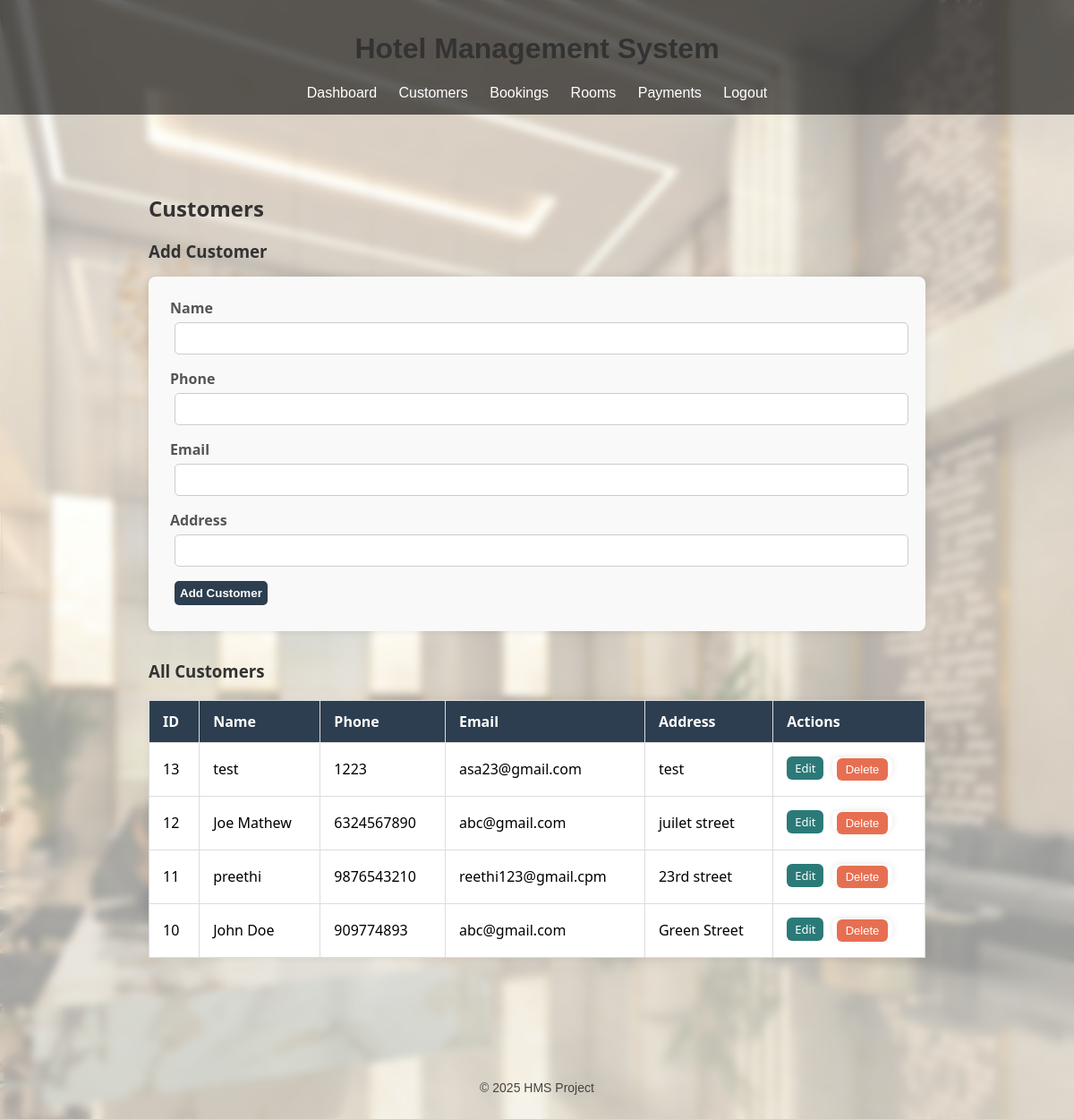
The page /customers (signed in) on the database as committed earlier.
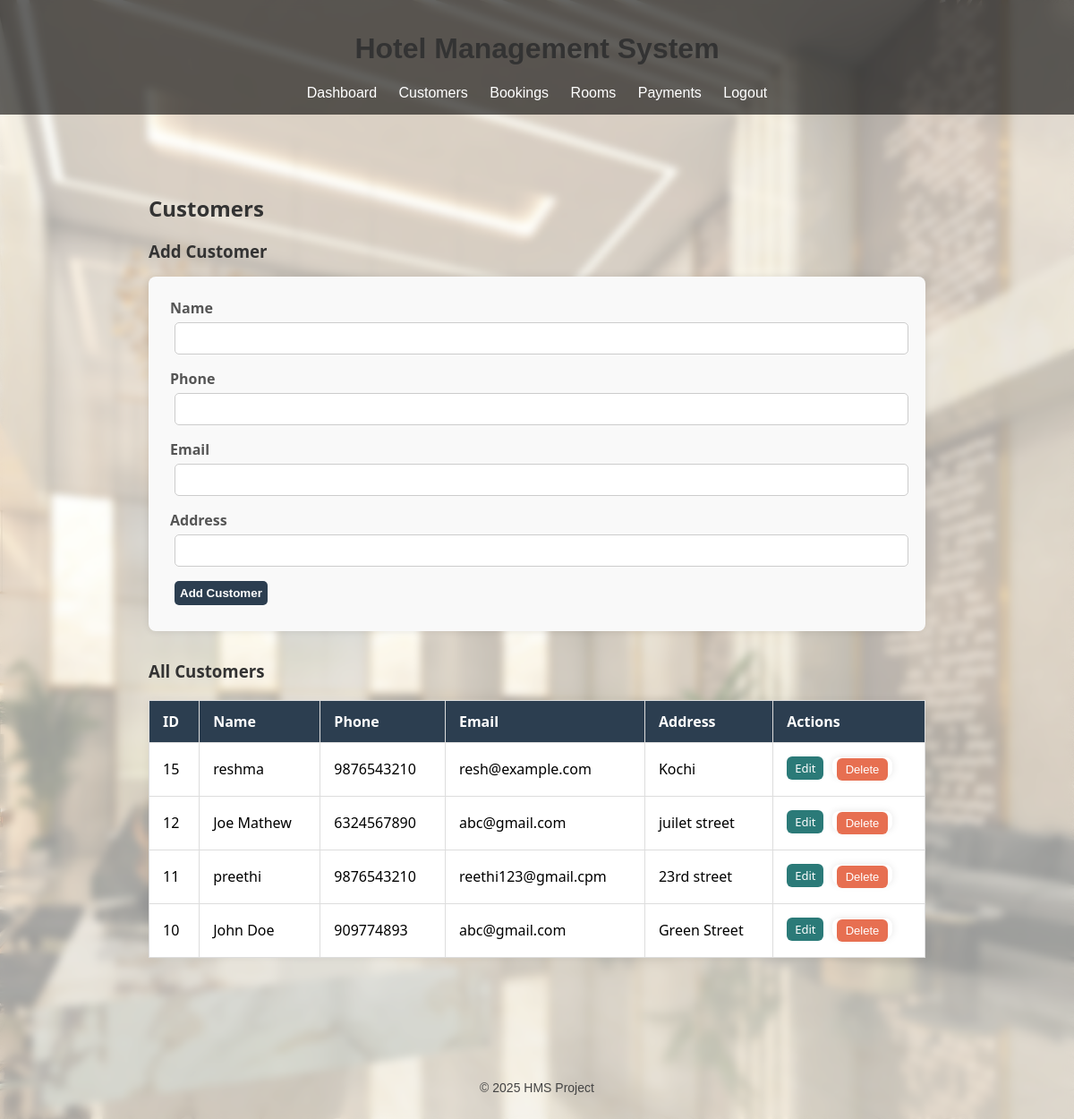
The same page on the database as committed later.
### models.py (models this page shows)
class Customer(db.Model):
    __tablename__ = 'customer'
    id = db.Column(db.Integer, primary_key=True)
    name = db.Column(db.String(100), nullable=False)
    phone = db.Column(db.String(20), nullable=False)
    email = db.Column(db.String(100))
    address = db.Column(db.String(200))
    bookings = db.relationship("Booking", backref="customer", cascade="all, delete-orphan")
    payments = db.relationship("Payment", backref="customer", cascade="all, delete-orphan")

### app.py (the view, shortened to what this page needs)
@app.route('/customers', methods=['GET', 'POST'])
def customers():
    if not session.get('logged_in'):
        return redirect(url_for('login'))
    all_customers = Customer.query.order_by(Customer.id.desc()).all()
    return render_template('customers.html', customers=all_customers)

### templates/customers.html (shortened to what this page needs)
{% extends 'base.html' %}
{% block content %}
<div class="container">
  <h2>Customers</h2>
  <h3>{{ "Edit Customer #" ~ edit_customer.id if edit_customer else "Add Customer" }}</h3>
  <form method="post" action="{{ url_for('edit_customer', id=edit_customer.id) if edit_customer else url_for('customers') }}">
    <label for="name">Name</label>
    <input type="text" id="name" name="name" value="{{ edit_customer.name if edit_customer else '' }}" required>
    <label for="phone">Phone</label>
    <input type="tel" id="phone" name="phone" value="{{ edit_customer.phone if edit_customer else '' }}" required>
    <label for="email">Email</label>
    <input type="email" id="email" name="email" value="{{ edit_customer.email if edit_customer else '' }}">
    <label for="address">Address</label>
    <input type="text" id="address" name="address" value="{{ edit_customer.address if edit_customer else '' }}">
    <button type="submit">{{ "Update" if edit_customer else "Add Customer" }}</button>
  </form>
  <h3>All Customers</h3>
  <table>
    <thead>
      <tr><th>ID</th><th>Name</th><th>Phone</th><th>Email</th><th>Address</th><th>Actions</th></tr>
    </thead>
    <tbody>
      {% for c in customers %}
      <tr>
        <td data-label="ID">{{ c.id }}</td>
        <td data-label="Name">{{ c.name }}</td>
        <td data-label="Phone">{{ c.phone }}</td>
        <td data-label="Email">{{ c.email }}</td>
        <td data-label="Address">{{ c.address }}</td>
        <td data-label="Actions" class="actions">
          <a href="{{ url_for('edit_customer', id=c.id) }}" class="edit-btn">Edit</a>
          <form method="post" action="{{ url_for('delete_customer', id=c.id) }}" style="display:inline;" onsubmit="return confirm('Delete this customer?');">
          <button type="submit" class="delete-btn">Delete</button>
          </form>
        </td>
      </tr>
      {% endfor %}
    </tbody>
  </table>
</div>
{% endblock %}

Rows that differ between the two databases and show on the page:
removed Customer: id "13", name "test", phone "1223", email "asa23@gmail.com", address "test"
added Customer: id "15", name "reshma", phone "9876543210", email "resh@example.com", address "Kochi"
